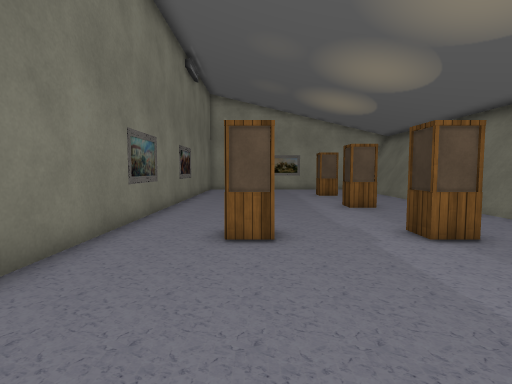
view 1 (above)

15 first-person views from a walk through a Unity game level. The camera is 1.4 m above the floor, tilts 4° down and sees 80° across. Doors are open. The floor is counted in squares, 1 m on a side. Each view is taken from the middle of a square. On the plan, view 1 faces up. The plan holds only what a view shows up to about 14 squares ahead; the rest is blank. The player character is not drawn. Some surface patterns are stand-ins.

view 2
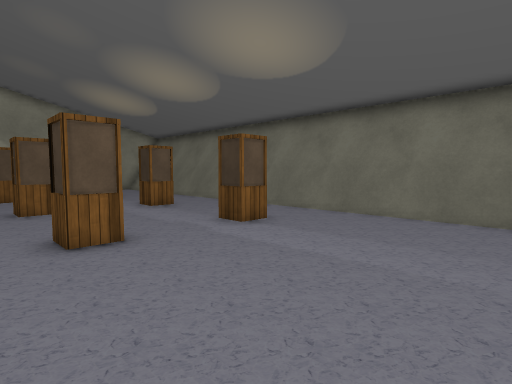

view 3
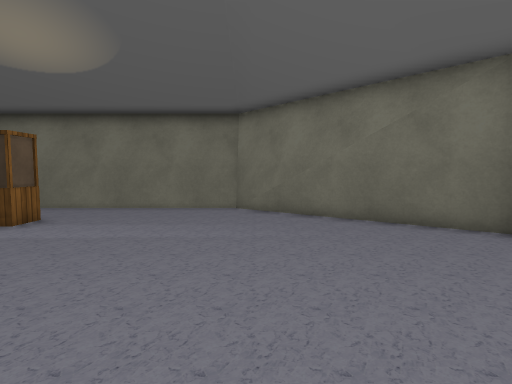

view 4
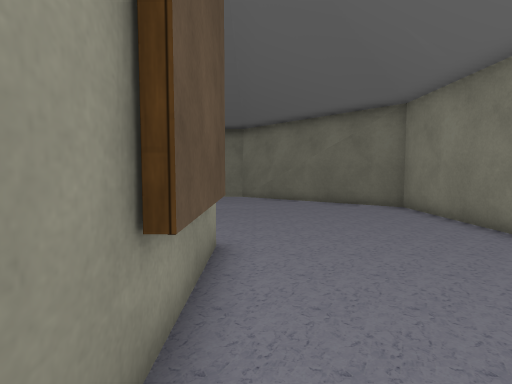

view 5
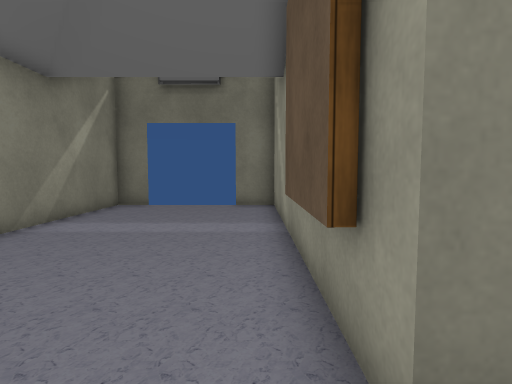

view 6
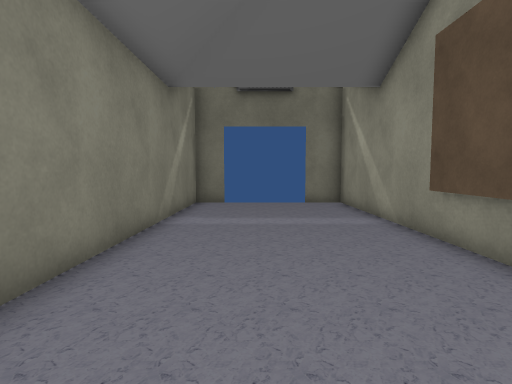

view 7
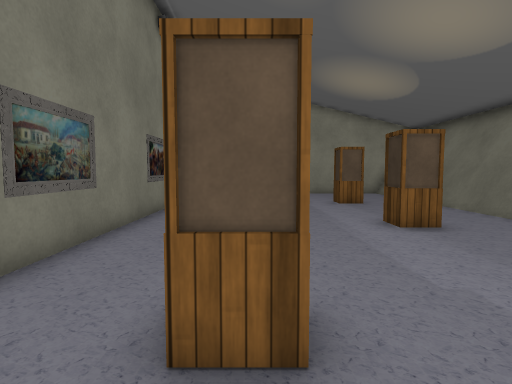

view 8
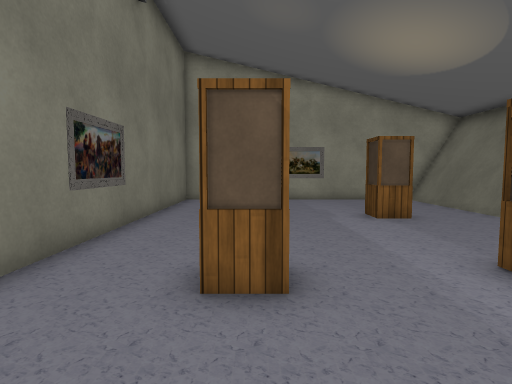

view 9
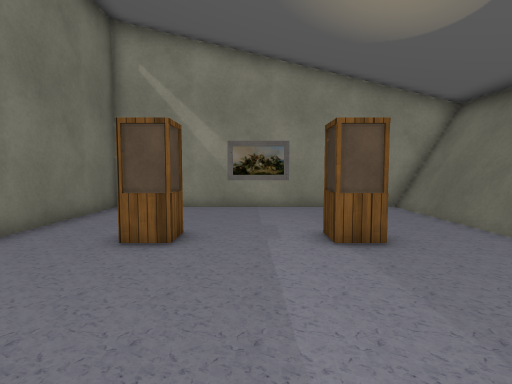

view 10
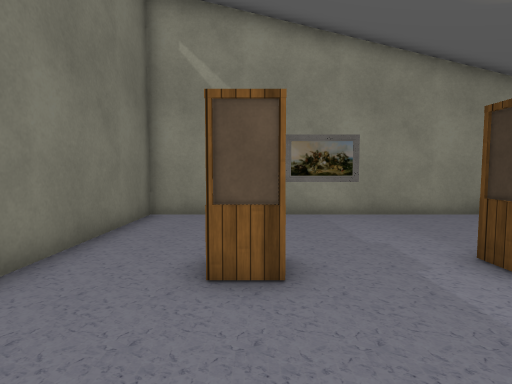

view 11
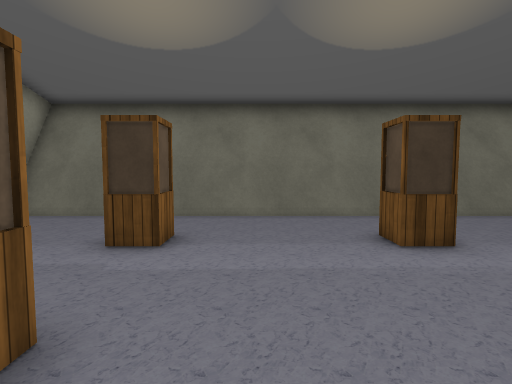

view 12
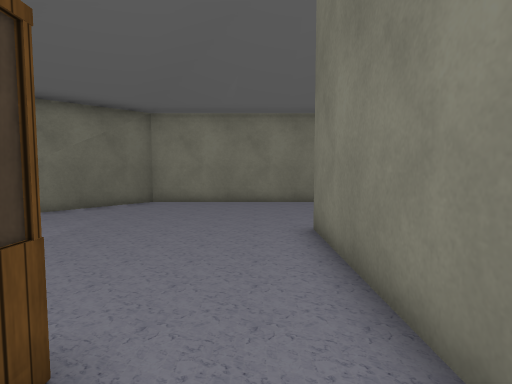

view 13
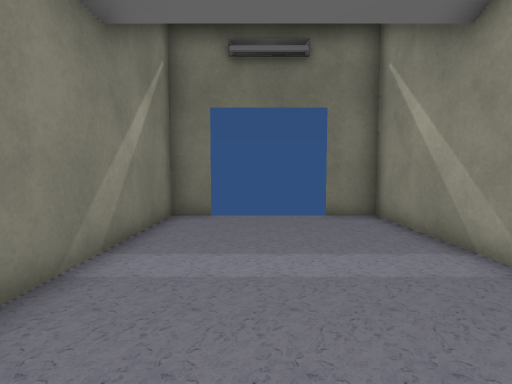

view 14
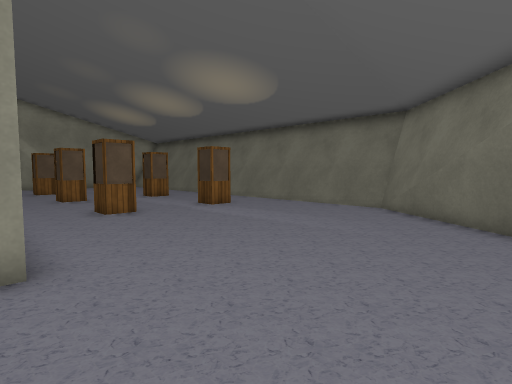

view 15
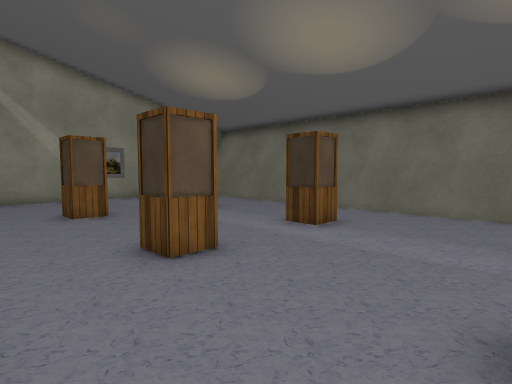

### Floor plan
Points are (right, up) in squares from view 1. A wall is a line through its corners. A room is listed if a view was taken in it or the views show most of it. See-through windows are left out.
Room 1 (views 1, 2, 3, 4, 5, 6, 7, 8, 9, 10, 11, 12, 13, 14, 15)
walls: (-4, 0.5) (-7.2, 0.5); (8.4, 10.1) (8.4, 11.5); (6, -1.1) (7.9, 0.7) (7.9, 22.8); (5.2, -2) (8.2, 0.7) (8.2, 17.9); (8.4, 0.8) (8.4, 9.8); (8.2, 18) (8.2, 22.7) (-3.4, 22.7) (-3.4, 0.7) (-14.5, 0.7) (-14.5, -0.9); (8.4, 18.4) (8.4, 22.1); (-14.5, -4.4) (-14.5, -5.6) (2.6, -5.6) (7.1, 0.4)
low walls: (6.6, -0.2) (7.8, 0.9) (7.8, 22.8); (7.5, 0.6) (7.5, 22.4)
ways out: open door at (-14.4, -2.7)
objects: other object (-1, 6) to (0, 7); other object (-1, 11) to (0, 12); other object (-1, 17) to (0, 18); other object (4, 6) to (4, 7); other object (4, 11) to (4, 12); other object (4, 17) to (4, 18)

Positions as (right, up) in squares from view 1, and headings:
1: (0, 0), facing up
2: (-2, 0), facing up-right
3: (-4, 0), facing right
4: (-9, 0), facing right
5: (-2, 0), facing left
6: (-1, -3), facing left
7: (0, 4), facing up
8: (0, 8), facing up
9: (2, 11), facing up
10: (0, 13), facing up
11: (-2, 15), facing right
12: (-2, 8), facing down
13: (-5, -3), facing left
14: (-4, -4), facing up-right
15: (-3, 7), facing up-right
